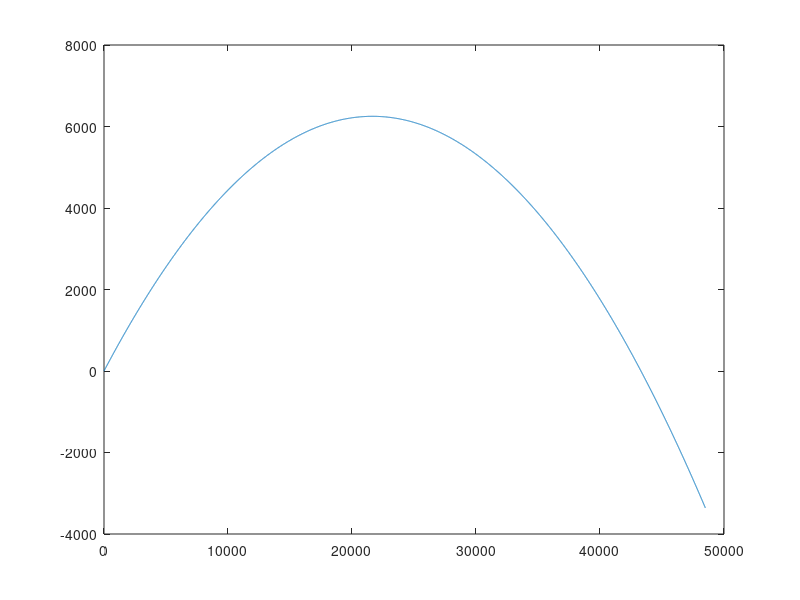

The MATLAB source for this figure:
% projectile problem
clc
clear all
close all
theta=30; % in degrees
theta_rad=theta*(pi/180);
t1=0;
tn=80; % in sec
dt=0.01;
t=t1:dt:tn;
G=9.8;
u=700; % initial velocity
n=length(t);
x=zeros(n,1);
y=zeros(n,1);
vx=zeros(n,1);
vy=zeros(n,1);
vx(1)=u*cos(theta_rad); %initial value of horizontal component of velocity
vy(1)=u*sin(theta_rad); %initial value of horizontal component of velocity
gx=@(t,x,vx) 0;
gy=@(t,y,vy) -G;
fx=@(t,x,vx) vx;
fy=@(t,y,vy) vy;

for i=1:n-1
    s1x=fx(t(i),x(i),vx(i));
    p1x=gx(t(i),x(i),vx(i));
    s2x=fx(t(i+1),x(i)+dt*s1x,vx(i)+dt*p1x);
    p2x=gx(t(i+1),x(i)+dt*s1x,vx(i)+dt*p1x);
    x(i+1)=x(i)+(dt/2)*(s1x+s2x);
    vx(i+1)=vx(i)+(dt/2)*(p1x+p2x);
    
    s1y=fy(t(i),y(i),vy(i));
    p1y=gy(t(i),y(i),vy(i));
    s2y=fy(t(i+1),y(i)+dt*s1y,vy(i)+dt*p1y);
    p2y=gy(t(i+1),y(i)+dt*s1y,vy(i)+dt*p1y);
    y(i+1)=y(i)+(dt/2)*(s1y+s2y);
    vy(i+1)=vy(i)+(dt/2)*(p1y+p2y);
    
    
end
plot(x,y)

